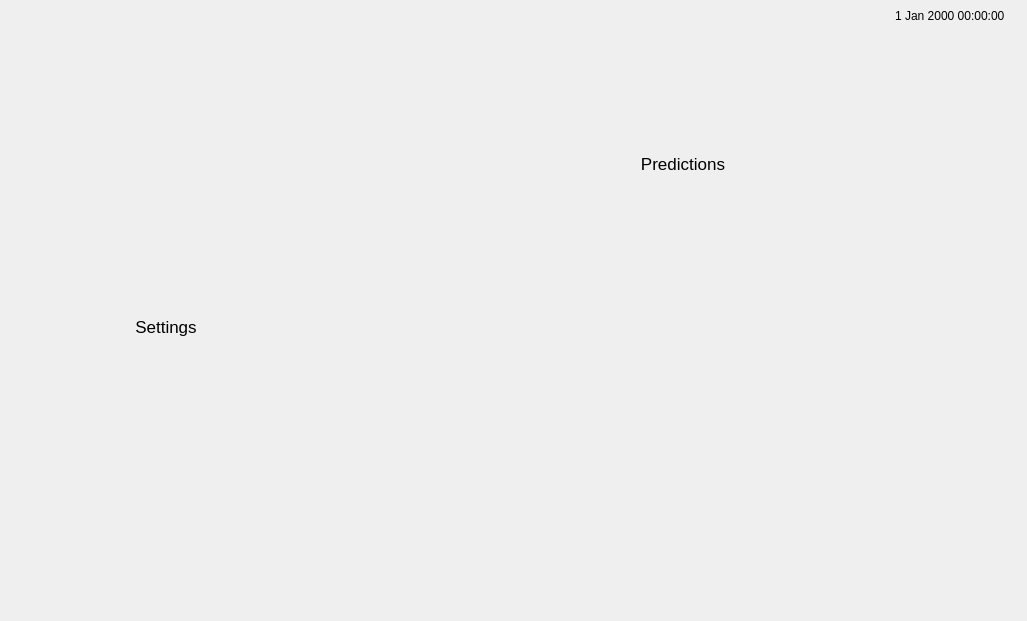
<?xml version="1.0" encoding="UTF-8"?>
<ui version="4.0">
 <class>p2Landing</class>
 <widget class="QWidget" name="p2Landing">
  <property name="geometry">
   <rect>
    <x>0</x>
    <y>0</y>
    <width>1027</width>
    <height>621</height>
   </rect>
  </property>
  <property name="windowTitle">
   <string>Form</string>
  </property>
  <property name="styleSheet">
   <string notr="true">QPushButton#backToHome{
border: 0px solid gray;
border-radius: 10px;
padding: 0 8px;
background-color: transparent;
}
QPushButton{
border: 0px solid gray;
border-radius: 10px;
padding: 0 8px;
background-color: transparent;
}
QDateTimeEdit {
  background: transparent;
  border: 0px solid gray;
  border-radius: 3px;
  padding: 1px 18px 1px 3px;
  min-width: 6em;
}
QDateTimeEdit::drop-down {
  subcontrol-origin: padding;
  subcontrol-position: top right;
  width: 15px;
  border-left-width: 1px;
  border-left-color: red;
  border-left-style: solid;
  border-top-right-radius: 3px;
  border-bottom-right-radius: 3px;
}
</string>
  </property>
  <widget class="QDateTimeEdit" name="dateTimeEdit">
   <property name="geometry">
    <rect>
     <x>890</x>
     <y>0</y>
     <width>201</width>
     <height>31</height>
    </rect>
   </property>
   <property name="layoutDirection">
    <enum>Qt::LeftToRight</enum>
   </property>
   <property name="readOnly">
    <bool>true</bool>
   </property>
   <property name="calendarPopup">
    <bool>false</bool>
   </property>
  </widget>
  <widget class="QPushButton" name="backToHome">
   <property name="geometry">
    <rect>
     <x>480</x>
     <y>530</y>
     <width>71</width>
     <height>61</height>
    </rect>
   </property>
   <property name="text">
    <string/>
   </property>
  </widget>
  <widget class="QWidget" name="gridLayoutWidget">
   <property name="geometry">
    <rect>
     <x>80</x>
     <y>40</y>
     <width>861</width>
     <height>471</height>
    </rect>
   </property>
   <layout class="QGridLayout" name="gridLayout">
    <property name="horizontalSpacing">
     <number>6</number>
    </property>
    <property name="verticalSpacing">
     <number>20</number>
    </property>
    <item row="1" column="0">
     <layout class="QHBoxLayout" name="horizontalLayout_4">
      <property name="spacing">
       <number>0</number>
      </property>
      <property name="sizeConstraint">
       <enum>QLayout::SetNoConstraint</enum>
      </property>
      <item>
       <layout class="QVBoxLayout" name="settings">
        <property name="spacing">
         <number>0</number>
        </property>
        <property name="bottomMargin">
         <number>0</number>
        </property>
        <item>
         <widget class="QPushButton" name="settingsButton">
          <property name="sizePolicy">
           <sizepolicy hsizetype="Minimum" vsizetype="Preferred">
            <horstretch>0</horstretch>
            <verstretch>0</verstretch>
           </sizepolicy>
          </property>
          <property name="text">
           <string/>
          </property>
         </widget>
        </item>
        <item>
         <widget class="QLabel" name="settingsLabel">
          <property name="sizePolicy">
           <sizepolicy hsizetype="Minimum" vsizetype="Minimum">
            <horstretch>0</horstretch>
            <verstretch>0</verstretch>
           </sizepolicy>
          </property>
          <property name="maximumSize">
           <size>
            <width>200</width>
            <height>30</height>
           </size>
          </property>
          <property name="font">
           <font>
            <pointsize>13</pointsize>
           </font>
          </property>
          <property name="text">
           <string>Settings</string>
          </property>
          <property name="alignment">
           <set>Qt::AlignHCenter|Qt::AlignTop</set>
          </property>
         </widget>
        </item>
       </layout>
      </item>
      <item>
       <layout class="QVBoxLayout" name="app7">
        <property name="spacing">
         <number>0</number>
        </property>
        <item>
         <widget class="QPushButton" name="app7Button">
          <property name="sizePolicy">
           <sizepolicy hsizetype="Minimum" vsizetype="Preferred">
            <horstretch>0</horstretch>
            <verstretch>0</verstretch>
           </sizepolicy>
          </property>
          <property name="text">
           <string/>
          </property>
         </widget>
        </item>
        <item>
         <widget class="QLabel" name="app7Label">
          <property name="sizePolicy">
           <sizepolicy hsizetype="Minimum" vsizetype="Minimum">
            <horstretch>0</horstretch>
            <verstretch>0</verstretch>
           </sizepolicy>
          </property>
          <property name="maximumSize">
           <size>
            <width>200</width>
            <height>30</height>
           </size>
          </property>
          <property name="font">
           <font>
            <pointsize>13</pointsize>
           </font>
          </property>
          <property name="text">
           <string/>
          </property>
          <property name="alignment">
           <set>Qt::AlignHCenter|Qt::AlignTop</set>
          </property>
         </widget>
        </item>
       </layout>
      </item>
      <item>
       <layout class="QVBoxLayout" name="app8">
        <property name="spacing">
         <number>0</number>
        </property>
        <item>
         <widget class="QPushButton" name="app8Button">
          <property name="sizePolicy">
           <sizepolicy hsizetype="Minimum" vsizetype="Preferred">
            <horstretch>0</horstretch>
            <verstretch>0</verstretch>
           </sizepolicy>
          </property>
          <property name="text">
           <string/>
          </property>
         </widget>
        </item>
        <item>
         <widget class="QLabel" name="app8Label">
          <property name="sizePolicy">
           <sizepolicy hsizetype="Minimum" vsizetype="Minimum">
            <horstretch>0</horstretch>
            <verstretch>0</verstretch>
           </sizepolicy>
          </property>
          <property name="maximumSize">
           <size>
            <width>200</width>
            <height>30</height>
           </size>
          </property>
          <property name="font">
           <font>
            <pointsize>13</pointsize>
           </font>
          </property>
          <property name="text">
           <string/>
          </property>
          <property name="alignment">
           <set>Qt::AlignHCenter|Qt::AlignTop</set>
          </property>
         </widget>
        </item>
       </layout>
      </item>
      <item>
       <layout class="QVBoxLayout" name="app9">
        <property name="spacing">
         <number>0</number>
        </property>
        <item>
         <widget class="QPushButton" name="app9Button">
          <property name="sizePolicy">
           <sizepolicy hsizetype="Minimum" vsizetype="Preferred">
            <horstretch>0</horstretch>
            <verstretch>0</verstretch>
           </sizepolicy>
          </property>
          <property name="text">
           <string/>
          </property>
         </widget>
        </item>
        <item>
         <widget class="QLabel" name="app9Label">
          <property name="sizePolicy">
           <sizepolicy hsizetype="Minimum" vsizetype="Minimum">
            <horstretch>0</horstretch>
            <verstretch>0</verstretch>
           </sizepolicy>
          </property>
          <property name="maximumSize">
           <size>
            <width>200</width>
            <height>30</height>
           </size>
          </property>
          <property name="font">
           <font>
            <pointsize>13</pointsize>
           </font>
          </property>
          <property name="text">
           <string/>
          </property>
          <property name="alignment">
           <set>Qt::AlignHCenter|Qt::AlignTop</set>
          </property>
         </widget>
        </item>
       </layout>
      </item>
      <item>
       <layout class="QVBoxLayout" name="app10">
        <property name="spacing">
         <number>0</number>
        </property>
        <item>
         <widget class="QPushButton" name="app10Button">
          <property name="sizePolicy">
           <sizepolicy hsizetype="Minimum" vsizetype="Preferred">
            <horstretch>0</horstretch>
            <verstretch>0</verstretch>
           </sizepolicy>
          </property>
          <property name="text">
           <string/>
          </property>
         </widget>
        </item>
        <item>
         <widget class="QLabel" name="app10Label">
          <property name="sizePolicy">
           <sizepolicy hsizetype="Minimum" vsizetype="Minimum">
            <horstretch>0</horstretch>
            <verstretch>0</verstretch>
           </sizepolicy>
          </property>
          <property name="maximumSize">
           <size>
            <width>200</width>
            <height>30</height>
           </size>
          </property>
          <property name="font">
           <font>
            <pointsize>13</pointsize>
           </font>
          </property>
          <property name="text">
           <string/>
          </property>
          <property name="alignment">
           <set>Qt::AlignHCenter|Qt::AlignTop</set>
          </property>
         </widget>
        </item>
       </layout>
      </item>
     </layout>
    </item>
    <item row="2" column="0">
     <layout class="QVBoxLayout" name="verticalLayout_2">
      <item>
       <layout class="QHBoxLayout" name="horizontalLayout_2">
        <property name="spacing">
         <number>0</number>
        </property>
        <item>
         <layout class="QVBoxLayout" name="app11">
          <property name="spacing">
           <number>0</number>
          </property>
          <item>
           <widget class="QPushButton" name="app11Button">
            <property name="sizePolicy">
             <sizepolicy hsizetype="Minimum" vsizetype="Preferred">
              <horstretch>0</horstretch>
              <verstretch>0</verstretch>
             </sizepolicy>
            </property>
            <property name="text">
             <string/>
            </property>
           </widget>
          </item>
          <item>
           <widget class="QLabel" name="app11Label">
            <property name="sizePolicy">
             <sizepolicy hsizetype="Minimum" vsizetype="Minimum">
              <horstretch>0</horstretch>
              <verstretch>0</verstretch>
             </sizepolicy>
            </property>
            <property name="maximumSize">
             <size>
              <width>200</width>
              <height>30</height>
             </size>
            </property>
            <property name="font">
             <font>
              <pointsize>13</pointsize>
             </font>
            </property>
            <property name="text">
             <string/>
            </property>
            <property name="alignment">
             <set>Qt::AlignHCenter|Qt::AlignTop</set>
            </property>
           </widget>
          </item>
         </layout>
        </item>
        <item>
         <layout class="QVBoxLayout" name="app12">
          <property name="spacing">
           <number>0</number>
          </property>
          <item>
           <widget class="QPushButton" name="app12Button">
            <property name="sizePolicy">
             <sizepolicy hsizetype="Minimum" vsizetype="Preferred">
              <horstretch>0</horstretch>
              <verstretch>0</verstretch>
             </sizepolicy>
            </property>
            <property name="text">
             <string/>
            </property>
           </widget>
          </item>
          <item>
           <widget class="QLabel" name="app12Label">
            <property name="sizePolicy">
             <sizepolicy hsizetype="Minimum" vsizetype="Minimum">
              <horstretch>0</horstretch>
              <verstretch>0</verstretch>
             </sizepolicy>
            </property>
            <property name="maximumSize">
             <size>
              <width>200</width>
              <height>30</height>
             </size>
            </property>
            <property name="font">
             <font>
              <pointsize>13</pointsize>
             </font>
            </property>
            <property name="text">
             <string/>
            </property>
            <property name="alignment">
             <set>Qt::AlignHCenter|Qt::AlignTop</set>
            </property>
           </widget>
          </item>
         </layout>
        </item>
        <item>
         <layout class="QVBoxLayout" name="app13">
          <property name="spacing">
           <number>0</number>
          </property>
          <item>
           <widget class="QPushButton" name="app13Button">
            <property name="sizePolicy">
             <sizepolicy hsizetype="Minimum" vsizetype="Preferred">
              <horstretch>0</horstretch>
              <verstretch>0</verstretch>
             </sizepolicy>
            </property>
            <property name="text">
             <string/>
            </property>
           </widget>
          </item>
          <item>
           <widget class="QLabel" name="app13Label">
            <property name="sizePolicy">
             <sizepolicy hsizetype="Minimum" vsizetype="Minimum">
              <horstretch>0</horstretch>
              <verstretch>0</verstretch>
             </sizepolicy>
            </property>
            <property name="maximumSize">
             <size>
              <width>200</width>
              <height>30</height>
             </size>
            </property>
            <property name="font">
             <font>
              <pointsize>13</pointsize>
             </font>
            </property>
            <property name="text">
             <string/>
            </property>
            <property name="alignment">
             <set>Qt::AlignHCenter|Qt::AlignTop</set>
            </property>
           </widget>
          </item>
         </layout>
        </item>
        <item>
         <layout class="QVBoxLayout" name="app14">
          <property name="spacing">
           <number>0</number>
          </property>
          <item>
           <widget class="QPushButton" name="app14Button">
            <property name="sizePolicy">
             <sizepolicy hsizetype="Minimum" vsizetype="Preferred">
              <horstretch>0</horstretch>
              <verstretch>0</verstretch>
             </sizepolicy>
            </property>
            <property name="minimumSize">
             <size>
              <width>0</width>
              <height>0</height>
             </size>
            </property>
            <property name="focusPolicy">
             <enum>Qt::StrongFocus</enum>
            </property>
            <property name="text">
             <string/>
            </property>
           </widget>
          </item>
          <item>
           <widget class="QLabel" name="app14Label">
            <property name="sizePolicy">
             <sizepolicy hsizetype="Minimum" vsizetype="Minimum">
              <horstretch>0</horstretch>
              <verstretch>0</verstretch>
             </sizepolicy>
            </property>
            <property name="maximumSize">
             <size>
              <width>200</width>
              <height>30</height>
             </size>
            </property>
            <property name="font">
             <font>
              <pointsize>13</pointsize>
             </font>
            </property>
            <property name="text">
             <string/>
            </property>
            <property name="alignment">
             <set>Qt::AlignHCenter|Qt::AlignTop</set>
            </property>
           </widget>
          </item>
         </layout>
        </item>
        <item>
         <layout class="QVBoxLayout" name="app15">
          <property name="spacing">
           <number>0</number>
          </property>
          <item>
           <widget class="QPushButton" name="app15Button">
            <property name="sizePolicy">
             <sizepolicy hsizetype="Minimum" vsizetype="Preferred">
              <horstretch>0</horstretch>
              <verstretch>0</verstretch>
             </sizepolicy>
            </property>
            <property name="text">
             <string/>
            </property>
           </widget>
          </item>
          <item>
           <widget class="QLabel" name="app15Label">
            <property name="sizePolicy">
             <sizepolicy hsizetype="Minimum" vsizetype="Minimum">
              <horstretch>0</horstretch>
              <verstretch>0</verstretch>
             </sizepolicy>
            </property>
            <property name="maximumSize">
             <size>
              <width>200</width>
              <height>30</height>
             </size>
            </property>
            <property name="font">
             <font>
              <pointsize>13</pointsize>
             </font>
            </property>
            <property name="text">
             <string/>
            </property>
            <property name="alignment">
             <set>Qt::AlignHCenter|Qt::AlignTop</set>
            </property>
           </widget>
          </item>
         </layout>
        </item>
       </layout>
      </item>
     </layout>
    </item>
    <item row="0" column="0">
     <layout class="QVBoxLayout" name="verticalLayout">
      <item>
       <layout class="QHBoxLayout" name="horizontalLayout">
        <property name="spacing">
         <number>0</number>
        </property>
        <item>
         <layout class="QVBoxLayout" name="app1">
          <property name="spacing">
           <number>0</number>
          </property>
          <item>
           <widget class="QPushButton" name="app1Button">
            <property name="sizePolicy">
             <sizepolicy hsizetype="Minimum" vsizetype="Preferred">
              <horstretch>0</horstretch>
              <verstretch>0</verstretch>
             </sizepolicy>
            </property>
            <property name="text">
             <string/>
            </property>
           </widget>
          </item>
          <item>
           <widget class="QLabel" name="app1Label">
            <property name="sizePolicy">
             <sizepolicy hsizetype="Minimum" vsizetype="Minimum">
              <horstretch>0</horstretch>
              <verstretch>0</verstretch>
             </sizepolicy>
            </property>
            <property name="maximumSize">
             <size>
              <width>200</width>
              <height>30</height>
             </size>
            </property>
            <property name="font">
             <font>
              <pointsize>13</pointsize>
             </font>
            </property>
            <property name="text">
             <string/>
            </property>
            <property name="alignment">
             <set>Qt::AlignHCenter|Qt::AlignTop</set>
            </property>
           </widget>
          </item>
         </layout>
        </item>
        <item>
         <layout class="QVBoxLayout" name="app2">
          <property name="spacing">
           <number>0</number>
          </property>
          <item>
           <widget class="QPushButton" name="app2Button">
            <property name="sizePolicy">
             <sizepolicy hsizetype="Minimum" vsizetype="Preferred">
              <horstretch>0</horstretch>
              <verstretch>0</verstretch>
             </sizepolicy>
            </property>
            <property name="text">
             <string/>
            </property>
           </widget>
          </item>
          <item>
           <widget class="QLabel" name="app2Label">
            <property name="sizePolicy">
             <sizepolicy hsizetype="Minimum" vsizetype="Minimum">
              <horstretch>0</horstretch>
              <verstretch>0</verstretch>
             </sizepolicy>
            </property>
            <property name="maximumSize">
             <size>
              <width>200</width>
              <height>30</height>
             </size>
            </property>
            <property name="font">
             <font>
              <pointsize>13</pointsize>
             </font>
            </property>
            <property name="text">
             <string/>
            </property>
            <property name="alignment">
             <set>Qt::AlignHCenter|Qt::AlignTop</set>
            </property>
           </widget>
          </item>
         </layout>
        </item>
        <item>
         <layout class="QVBoxLayout" name="app3">
          <property name="spacing">
           <number>0</number>
          </property>
          <item>
           <widget class="QPushButton" name="app3Button">
            <property name="sizePolicy">
             <sizepolicy hsizetype="Minimum" vsizetype="Preferred">
              <horstretch>0</horstretch>
              <verstretch>0</verstretch>
             </sizepolicy>
            </property>
            <property name="text">
             <string/>
            </property>
           </widget>
          </item>
          <item>
           <widget class="QLabel" name="app3Label">
            <property name="sizePolicy">
             <sizepolicy hsizetype="Minimum" vsizetype="Minimum">
              <horstretch>0</horstretch>
              <verstretch>0</verstretch>
             </sizepolicy>
            </property>
            <property name="maximumSize">
             <size>
              <width>200</width>
              <height>30</height>
             </size>
            </property>
            <property name="font">
             <font>
              <pointsize>13</pointsize>
             </font>
            </property>
            <property name="text">
             <string/>
            </property>
            <property name="alignment">
             <set>Qt::AlignHCenter|Qt::AlignTop</set>
            </property>
           </widget>
          </item>
         </layout>
        </item>
        <item>
         <layout class="QVBoxLayout" name="predictions">
          <property name="spacing">
           <number>0</number>
          </property>
          <item>
           <widget class="QPushButton" name="predictionsButton">
            <property name="sizePolicy">
             <sizepolicy hsizetype="Minimum" vsizetype="Preferred">
              <horstretch>0</horstretch>
              <verstretch>0</verstretch>
             </sizepolicy>
            </property>
            <property name="text">
             <string/>
            </property>
           </widget>
          </item>
          <item>
           <widget class="QLabel" name="predictionsLabel">
            <property name="sizePolicy">
             <sizepolicy hsizetype="Minimum" vsizetype="Minimum">
              <horstretch>0</horstretch>
              <verstretch>0</verstretch>
             </sizepolicy>
            </property>
            <property name="maximumSize">
             <size>
              <width>200</width>
              <height>30</height>
             </size>
            </property>
            <property name="font">
             <font>
              <pointsize>13</pointsize>
             </font>
            </property>
            <property name="text">
             <string>Predictions</string>
            </property>
            <property name="alignment">
             <set>Qt::AlignHCenter|Qt::AlignTop</set>
            </property>
           </widget>
          </item>
         </layout>
        </item>
        <item>
         <layout class="QVBoxLayout" name="app5">
          <property name="spacing">
           <number>0</number>
          </property>
          <item>
           <widget class="QPushButton" name="app5Button">
            <property name="sizePolicy">
             <sizepolicy hsizetype="Minimum" vsizetype="Preferred">
              <horstretch>0</horstretch>
              <verstretch>0</verstretch>
             </sizepolicy>
            </property>
            <property name="text">
             <string/>
            </property>
           </widget>
          </item>
          <item>
           <widget class="QLabel" name="app5Label">
            <property name="sizePolicy">
             <sizepolicy hsizetype="Minimum" vsizetype="Minimum">
              <horstretch>0</horstretch>
              <verstretch>0</verstretch>
             </sizepolicy>
            </property>
            <property name="maximumSize">
             <size>
              <width>200</width>
              <height>30</height>
             </size>
            </property>
            <property name="font">
             <font>
              <pointsize>13</pointsize>
             </font>
            </property>
            <property name="text">
             <string/>
            </property>
            <property name="alignment">
             <set>Qt::AlignHCenter|Qt::AlignTop</set>
            </property>
           </widget>
          </item>
         </layout>
        </item>
       </layout>
      </item>
     </layout>
    </item>
   </layout>
  </widget>
 </widget>
 <resources/>
 <connections/>
</ui>
